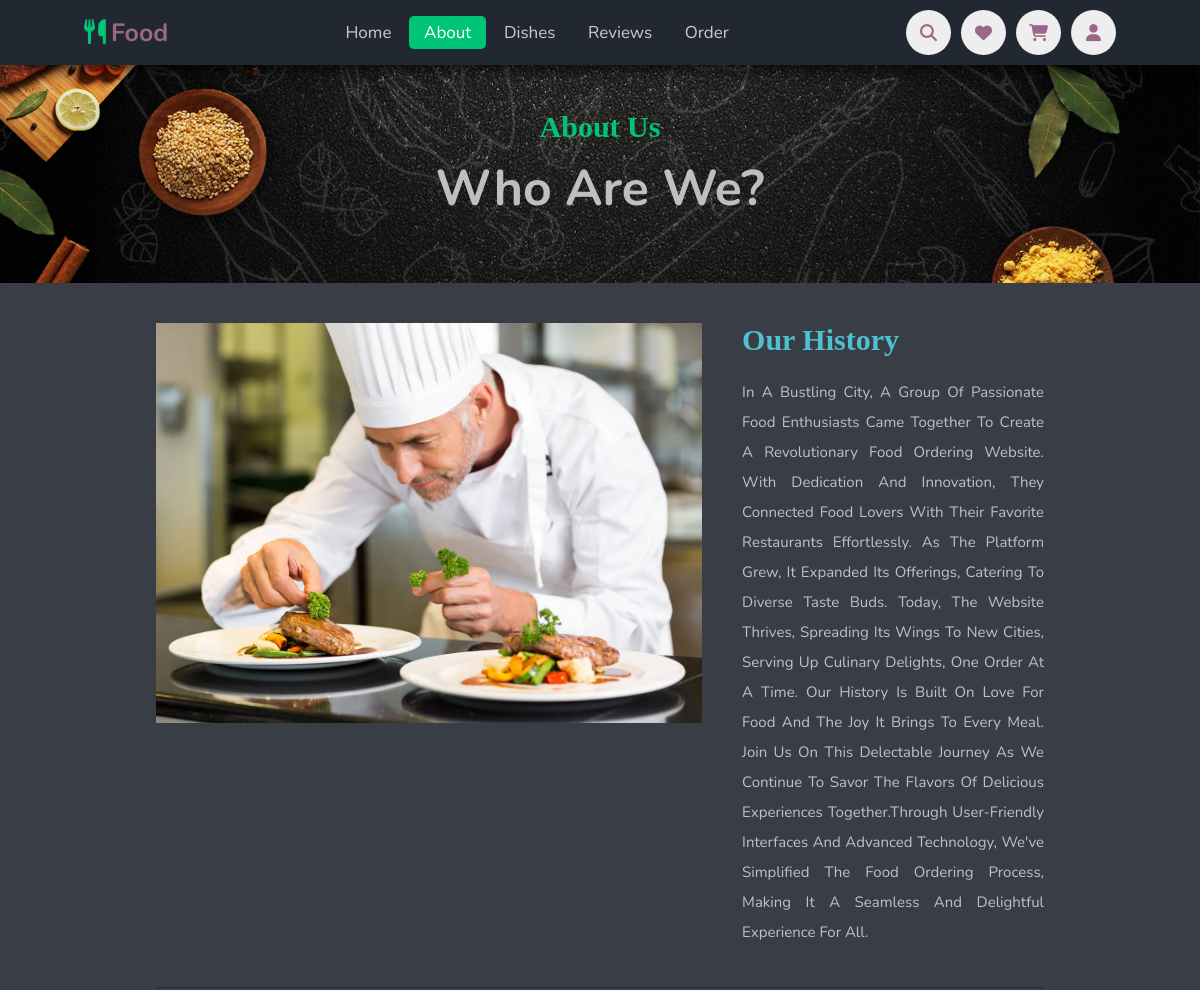
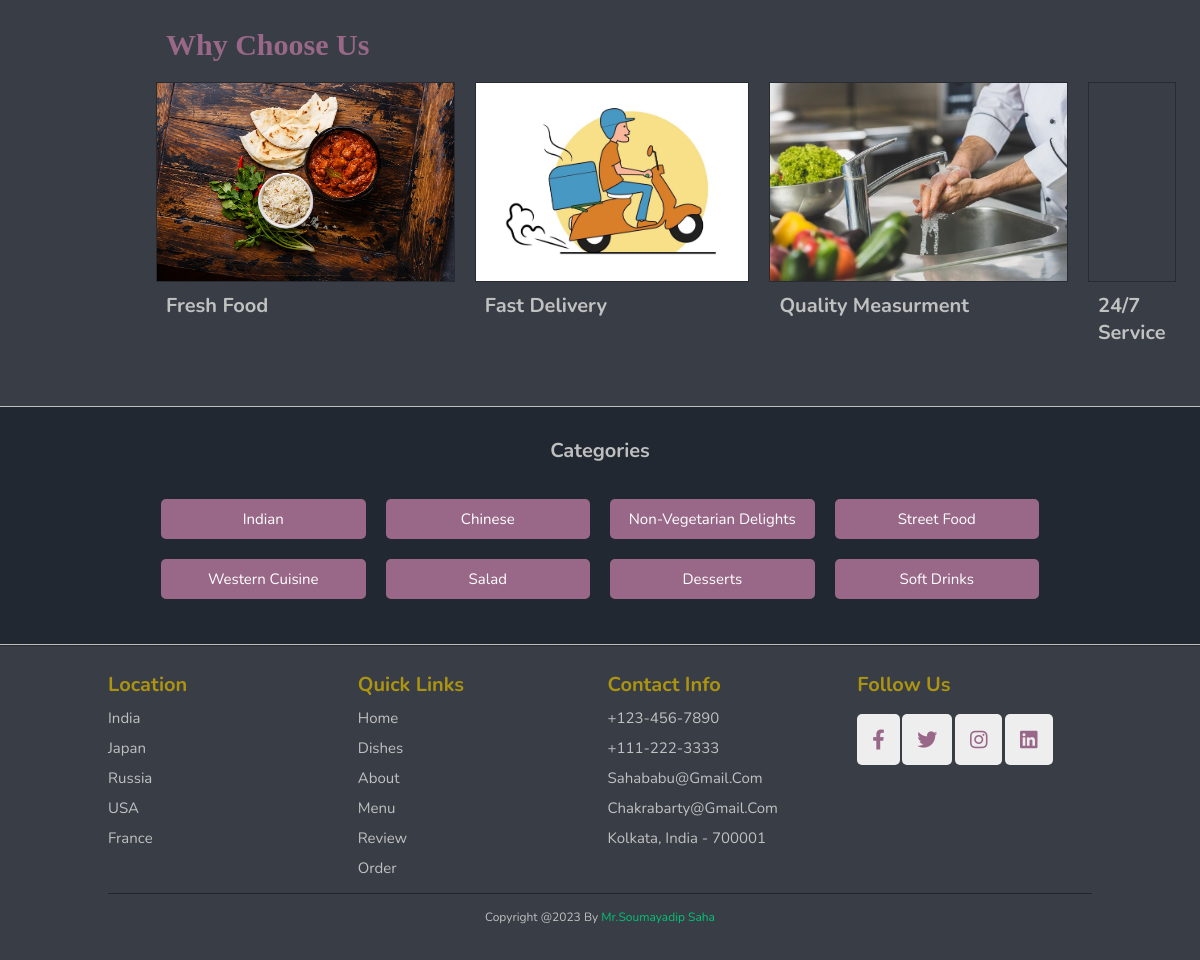
Page /about.php on the committed database (2 pictures, top to bottom).
### tables this page shows
CREATE TABLE `category` (
  `cid` int(10) UNSIGNED NOT NULL,
  `ctitle` varchar(50) NOT NULL,
  `cdescription` text NOT NULL
);

### about.php (the view)
<?php include 'Partials/header.php' ?>
<section class="about_page">
    <div class="box-container">
        <div class="part1">
            <h1>About us</h1>
            <h2>who are we?</h2>
        </div>
    </div>
    <div class="container part2">
        <div class="image">
            <img src="./upload/chef-cooking.webp" alt="">
        </div>
        <div class="content">
            <h3>our history</h3>
            <p>In a bustling city, a group of passionate food enthusiasts came together to create a revolutionary food ordering website.
                With dedication and innovation, they connected food lovers with their favorite restaurants effortlessly.
                As the platform grew, it expanded its offerings, catering to diverse taste buds. Today, the website thrives,
                spreading its wings to new cities, serving up culinary delights, one order at a time. Our history is built on love
                for food and the joy it brings to every meal. Join us on this delectable journey as we continue to savor the flavors
                of delicious experiences together.Through user-friendly interfaces and advanced technology, we've simplified the food
                ordering process, making it a seamless and delightful experience for all.</p>
        </div>
    </div>
    <div class="container part3" style="padding-bottom:5rem;">
        <h2>why choose us</h2>
        <div class="image">
            <div>
                <img src="./upload/freshfood.jpg" alt="">
                <h4>fresh food</h4>
            </div>
            <div>
                <img src="./upload/fast-delivery.jpg" alt="">
                <h4>fast delivery</h4>
            </div>
            <div>
                <img src="./upload/quality.jpg" alt="">
                <h4>quality measurment</h4>
            </div>
            <div>
                <img src="./upload/service.jpg" alt="">
                <h4>24/7 service</h4>
            </div>
        </div>
    </div>
</section>
<section class="category">
    <h2>categories</h2>
    <?php
        $category_query = "SELECT * from category";
        $category_result = mysqli_query($conn, $category_query);
    ?>
    <div class="container cat">
        <?php while($category = mysqli_fetch_assoc($category_result)) { ?>
            <a href="<?= ROOT_URL ?>category.php?cid=<?= $category['cid'] ?>" class="btn"><?= $category['ctitle'] ?></a>
        <?php } ?>
    </div>
</section>
<?php include 'Partials/footer.php' ?>

### CSS/style.css (style rules this page uses)
:root { --green: #00c476; --black: #996888; --light-color: #cacacaef; --box-shadow: 0 .5rem 1.5rem rgba(0, 0, 0, .768); --outline: .1rem solid rgb(0, 0, 0, .3); --outline-hover: .3rem solid #27ae60; --color-red-light: hsl(346, 87%, 46%, 15%); --color-green: #00c476; --color-green-light: hsl(156, 100%, 38%, 15%); --color-gray-900: #1e1e66; --color-red: #da0f3f; --color-red-light: hsl(346, 87%, 46%, 15%); --color-green: #00c476; --color-green-light: hsl(156, 100%, 38%, 15%); }
* { font-family: 'Nunito', sans-serif; margin: 0; padding: 0; box-sizing: border-box; text-decoration: none; outline: none; border: none; text-transform: capitalize; transition: all .2s linear; list-style: none; }
body { background: #222831; }
html { font-size: 62.5%; overflow-x: hidden; scroll-padding-top: 5.5rem; scroll-behavior: smooth; }
section { padding: 2rem 9%; }
section:nth-child(even) { background: #222831; }
section:nth-child(odd) { background: #393e46; }
.btn { margin-top: 2rem; display: inline-block; font-size: 1.7rem; color: #fff; background: var(--black); border-radius: .5rem; cursor: pointer; padding: 0.8rem 3rem; }
.category { padding: 4rem 0; border-top: .1rem solid var(--light-color); border-bottom: .1rem solid var(--light-color); }
.cat { width: fit-content; display: grid; grid-template-columns: repeat(4, 1fr); gap: 1rem; }
.container { width: 74%; max-width: 1800px; margin: 0 auto; }
.category h2 { text-align: center; padding: 1rem; margin-bottom: 2rem; font-size: 2rem; color: var(--light-color); margin-top: -2rem; }
.category a { margin: .5rem; padding: 1rem; background: var(--black); color: #fff; font-size: 1.5rem; text-align: center; border-radius: .5rem; }
h2 { margin: 1rem 0; font-size: 2.5rem; }
.about_page { margin-top: 6rem; padding: 0; }
.about_page .box-container { background: url('../upload/food.jpg'); background-position: center; background-size: cover; background-repeat: no-repeat; padding: 5rem; display: grid; place-items: center; }
.about_page .box-container .part1 { text-align: center; }
.about_page .box-container .part1 h1 { font-size: 3rem; color: #00c476; font-family: "Satisfy", cursive; }
.about_page .box-container .part1 h2 { font-size: 5rem; color: var(--light-color); }
.about_page .part2 { margin-top: 4rem; display: grid; grid-template-columns: 1fr 1fr; gap: 4rem; padding-bottom: 4rem; border-bottom: var(--outline); }
.about_page .part2 img { display: block; height: 40rem; }
.about_page .part2 .content h3 { font-size: 3rem; color: #4FC0D0; font-family: "Pacifico", cursive; }
.about_page .part2 .content p { margin-top: 2rem; text-align: justify; font-size: 1.5rem; color: var(--light-color); line-height: 2; }
.about_page .part3 { margin-top: 2rem; }
.about_page .part3 h2 { font-size: 3rem; color: var(--black); font-family: "Pacifico", cursive; padding: 1rem; }
.about_page .part3 .image { display: grid; grid-template-columns: repeat(4, 1fr); gap: 2rem; }
.about_page .part3 .image img { display: block; height: 20rem; border: var(--outline); }
.about_page .part3 .image h4 { font-size: 2rem; color: var(--light-color); padding: 1rem; }

### rows in the picture
category: ctitle "Indian"
category: ctitle "Chinese"
category: ctitle "Non-Vegetarian Delights"
category: ctitle "Street Food"
category: ctitle "Western Cuisine"
category: ctitle "Salad"
category: ctitle "Desserts"
category: ctitle "Soft Drinks"
